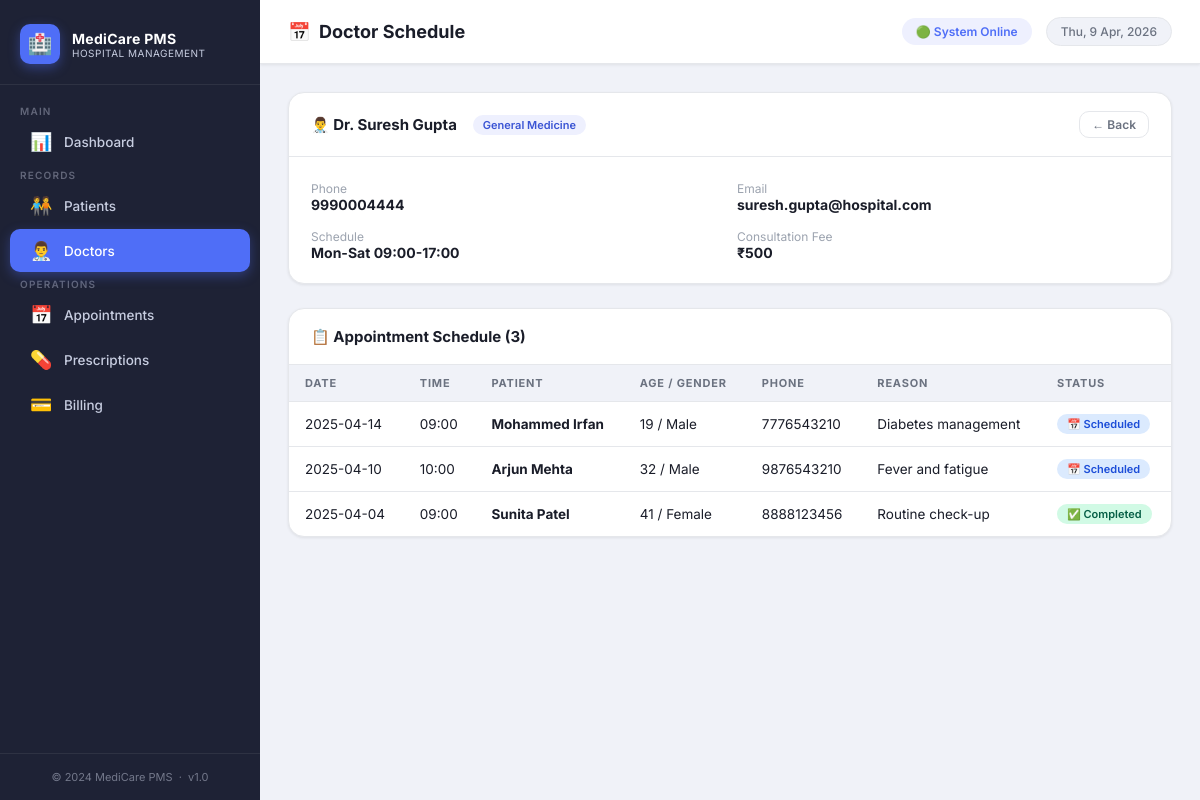
The app's page /doctors/4/schedule with its own data.
### tables this page shows
CREATE TABLE doctors (
    doctor_id        INTEGER PRIMARY KEY AUTOINCREMENT,
    name             TEXT    NOT NULL,
    specialization   TEXT    NOT NULL,
    phone            TEXT    NOT NULL UNIQUE,
    email            TEXT    NOT NULL UNIQUE,
    schedule         TEXT    NOT NULL,
    consultation_fee REAL    NOT NULL CHECK (consultation_fee >= 0)
);

CREATE TABLE appointments (
    appointment_id   INTEGER PRIMARY KEY AUTOINCREMENT,
    patient_id       INTEGER NOT NULL,
    doctor_id        INTEGER NOT NULL,
    appointment_date TEXT    NOT NULL,
    time_slot        TEXT    NOT NULL,
    status           TEXT    NOT NULL DEFAULT 'scheduled'
                             CHECK (status IN ('scheduled','cancelled','completed')),
    reason           TEXT    NOT NULL,
    FOREIGN KEY (patient_id) REFERENCES patients(patient_id) ON DELETE CASCADE,
    FOREIGN KEY (doctor_id)  REFERENCES doctors(doctor_id)   ON DELETE CASCADE,
    UNIQUE (doctor_id, appointment_date, time_slot)
);

CREATE TABLE patients (
    patient_id   INTEGER PRIMARY KEY AUTOINCREMENT,
    name         TEXT    NOT NULL,
    age          INTEGER NOT NULL CHECK (age > 0 AND age < 150),
    gender       TEXT    NOT NULL CHECK (gender IN ('Male', 'Female', 'Other')),
    phone        TEXT    NOT NULL UNIQUE,
    address      TEXT    NOT NULL,
    blood_group  TEXT    NOT NULL CHECK (blood_group IN ('A+','A-','B+','B-','AB+','AB-','O+','O-')),
    created_at   TEXT    NOT NULL DEFAULT (datetime('now','localtime'))
);

### app.py (the view)
@app.route('/doctors/<int:doctor_id>/schedule')
def doctor_schedule(doctor_id):
    doctor   = db.get_doctor_by_id(doctor_id)
    if not doctor:
        abort(404)
    schedule = db.get_doctor_schedule(doctor_id)
    return render_template('doctor_schedule.html', doctor=doctor, schedule=schedule)

### database.py (called while the page is built)
def get_connection():
    conn = sqlite3.connect(DB_PATH)
    conn.row_factory = sqlite3.Row        # access columns by name
    conn.execute("PRAGMA foreign_keys = ON")
    return conn

def get_doctor_by_id(doctor_id):
    conn = get_connection()
    row = conn.execute(
        "SELECT * FROM doctors WHERE doctor_id = ?", (doctor_id,)
    ).fetchone()
    conn.close()
    return row

def get_doctor_schedule(doctor_id):
    conn = get_connection()
    rows = conn.execute(
        """SELECT
               a.appointment_id,
               a.appointment_date,
               a.time_slot,
               a.status,
               a.reason,
               p.name   AS patient_name,
               p.age,
               p.gender,
               p.phone  AS patient_phone
           FROM appointments a
           JOIN patients p ON p.patient_id = a.patient_id
           WHERE a.doctor_id = ?
           ORDER BY a.appointment_date DESC, a.time_slot""",
        (doctor_id,)
    ).fetchall()
    conn.close()
    return rows

### templates/doctor_schedule.html (shortened to what this page needs)
{% extends "base.html" %}
{% block page_icon %}📅{% endblock %}
{% block page_title %}Doctor Schedule{% endblock %}
{% block content %}
<div class="card mb-3">
  <div class="card-header">
    <span class="card-title">
      👨‍⚕️ {{ doctor.name }}
      <span class="badge badge-primary" style="margin-left:8px">{{ doctor.specialization }}</span>
    </span>
    <a href="{{ url_for('doctors') }}" class="btn btn-ghost btn-sm">← Back</a>
  </div>
  <div class="card-body">
    <div class="form-row">
      <div><span class="text-muted">Phone</span><br><strong>{{ doctor.phone }}</strong></div>
      <div><span class="text-muted">Email</span><br><strong>{{ doctor.email }}</strong></div>
      <div><span class="text-muted">Schedule</span><br><strong>{{ doctor.schedule }}</strong></div>
      <div><span class="text-muted">Consultation Fee</span><br><strong>₹{{ "%.0f"|format(doctor.consultation_fee) }}</strong></div>
    </div>
  </div>
</div>
<div class="card">
  <div class="card-header">
    <span class="card-title">📋 Appointment Schedule ({{ schedule|length }})</span>
  </div>
  <div class="table-responsive">
    <table>
      <thead>
        <tr>
          <th>Date</th>
          <th>Time</th>
          <th>Patient</th>
          <th>Age / Gender</th>
          <th>Phone</th>
          <th>Reason</th>
          <th>Status</th>
        </tr>
      </thead>
      <tbody>
        {% if schedule %}
          {% for s in schedule %}
          <tr>
            <td>{{ s.appointment_date }}</td>
            <td>{{ s.time_slot }}</td>
            <td><strong>{{ s.patient_name }}</strong></td>
            <td>{{ s.age }} / {{ s.gender }}</td>
            <td>{{ s.patient_phone }}</td>
            <td>{{ s.reason }}</td>
            <td>
              {% if s.status == 'scheduled' %}
                <span class="badge badge-info">📅 Scheduled</span>
              {% elif s.status == 'completed' %}
                <span class="badge badge-success">✅ Completed</span>
              {% else %}
                <span class="badge badge-danger">❌ Cancelled</span>
              {% endif %}
            </td>
          </tr>
          {% endfor %}
        {% endif %}
      </tbody>
    </table>
  </div>
</div>
{% endblock %}

### static/style.css (style rules this page uses)
:root { --primary: #4f6ef7; --primary-dark: #3b55d4; --primary-light: #eef0fe; --secondary: #10b981; --secondary-light:#d1fae5; --danger: #ef4444; --danger-light: #fee2e2; --warning: #f59e0b; --warning-light: #fef3c7; --info: #3b82f6; --info-light: #dbeafe; --bg: #f0f2f8; --surface: #ffffff; --sidebar-bg: #1e2235; --sidebar-text: #c7cde0; --sidebar-hover: #2d3452; --sidebar-active: #4f6ef7; --sidebar-width: 260px; --text-primary: #1a1d29; --text-secondary: #6b7280; --text-muted: #9ca3af; --border: #e5e7eb; --border-focus: #4f6ef7; --radius-sm: 6px; --radius-md: 10px; --radius-lg: 16px; --radius-xl: 24px; --shadow-sm: 0 1px 3px rgba(0,0,0,.08); --shadow-md: 0 4px 16px rgba(0,0,0,.10); --shadow-lg: 0 8px 32px rgba(0,0,0,.14); --transition: all .22s cubic-bezier(.4,0,.2,1); }
*, *::before, *::after { box-sizing: border-box; margin: 0; padding: 0; }
html { scroll-behavior: smooth; }
body { font-family: 'Inter', system-ui, sans-serif; font-size: 14px; background: var(--bg); color: var(--text-primary); min-height: 100vh; display: flex; }
a { text-decoration: none; color: inherit; }
.card { background: var(--surface); border-radius: var(--radius-lg); border: 1px solid var(--border); box-shadow: var(--shadow-sm); overflow: hidden; }
.card-header { display: flex; align-items: center; justify-content: space-between; padding: 18px 22px; border-bottom: 1px solid var(--border); }
.card-title { font-size: 15px; font-weight: 700; color: var(--text-primary); display: flex; align-items: center; gap: 8px; }
.card-body { padding: 22px; }
.table-responsive { overflow-x: auto; }
table { width: 100%; border-collapse: collapse; font-size: 13.5px; }
thead th { background: var(--bg); color: var(--text-secondary); font-size: 11px; font-weight: 700; text-transform: uppercase; letter-spacing: .8px; padding: 11px 16px; text-align: left; border-bottom: 1px solid var(--border); white-space: nowrap; }
tbody tr { border-bottom: 1px solid var(--border); transition: var(--transition); }
tbody tr:last-child { border-bottom: none; }
td { padding: 12px 16px; vertical-align: middle; }
.badge { display: inline-flex; align-items: center; gap: 5px; padding: 3px 10px; border-radius: 999px; font-size: 11px; font-weight: 600; text-transform: capitalize; white-space: nowrap; }
.badge-success { background: var(--secondary-light); color: #065f46; }
.badge-info { background: var(--info-light); color: #1d4ed8; }
.badge-primary { background: var(--primary-light); color: var(--primary-dark); }
.btn { display: inline-flex; align-items: center; gap: 7px; padding: 9px 18px; border-radius: var(--radius-md); font-size: 13px; font-weight: 600; border: none; cursor: pointer; transition: var(--transition); white-space: nowrap; }
.btn-ghost { background: transparent; color: var(--text-secondary); border: 1px solid var(--border); }
.btn-sm { padding: 5px 12px; font-size: 12px; }
.form-row { display: grid; grid-template-columns: 1fr 1fr; gap: 14px; }
.mb-3 { margin-bottom: 24px; }
.text-muted { color: var(--text-muted); font-size: 12px; }

### records on screen
doctors: name "Dr. Suresh Gupta", specialization "General Medicine", phone "9990004444", email "suresh.gupta@hospital.com", schedule "Mon-Sat 09:00-17:00", consultation_fee "500"
appointments: appointment_date "2025-04-14", time_slot "09:00", patient_name "Mohammed Irfan", age "19", gender "Male", patient_phone "7776543210", reason "Diabetes management", status "📅 Scheduled"
appointments: appointment_date "2025-04-10", time_slot "10:00", patient_name "Arjun Mehta", age "32", gender "Male", patient_phone "9876543210", reason "Fever and fatigue", status "📅 Scheduled"
appointments: appointment_date "2025-04-04", time_slot "09:00", patient_name "Sunita Patel", age "41", gender "Female", patient_phone "8888123456", reason "Routine check-up", status "✅ Completed"

### other values on screen
{{ schedule|length }} "3"
